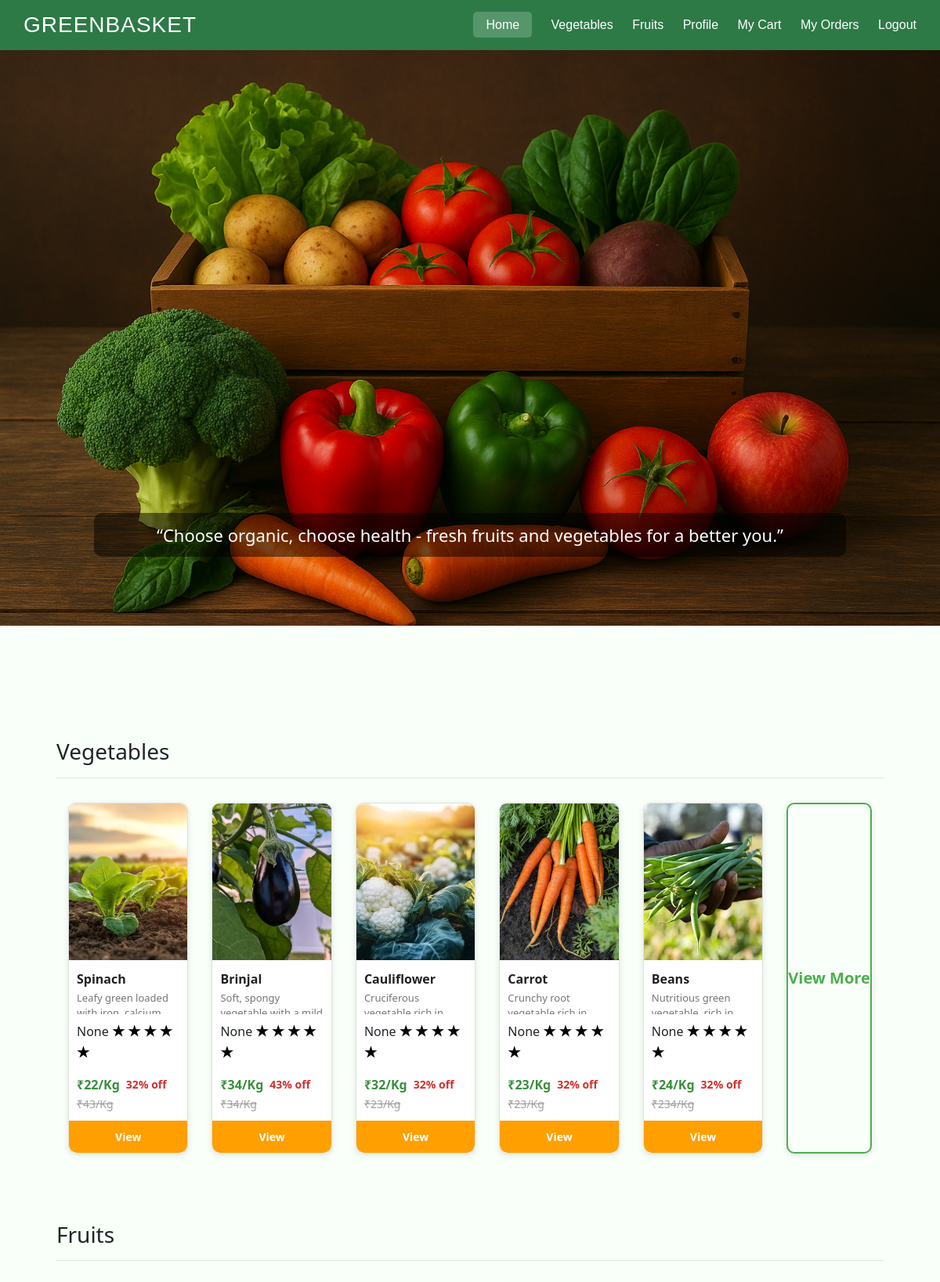
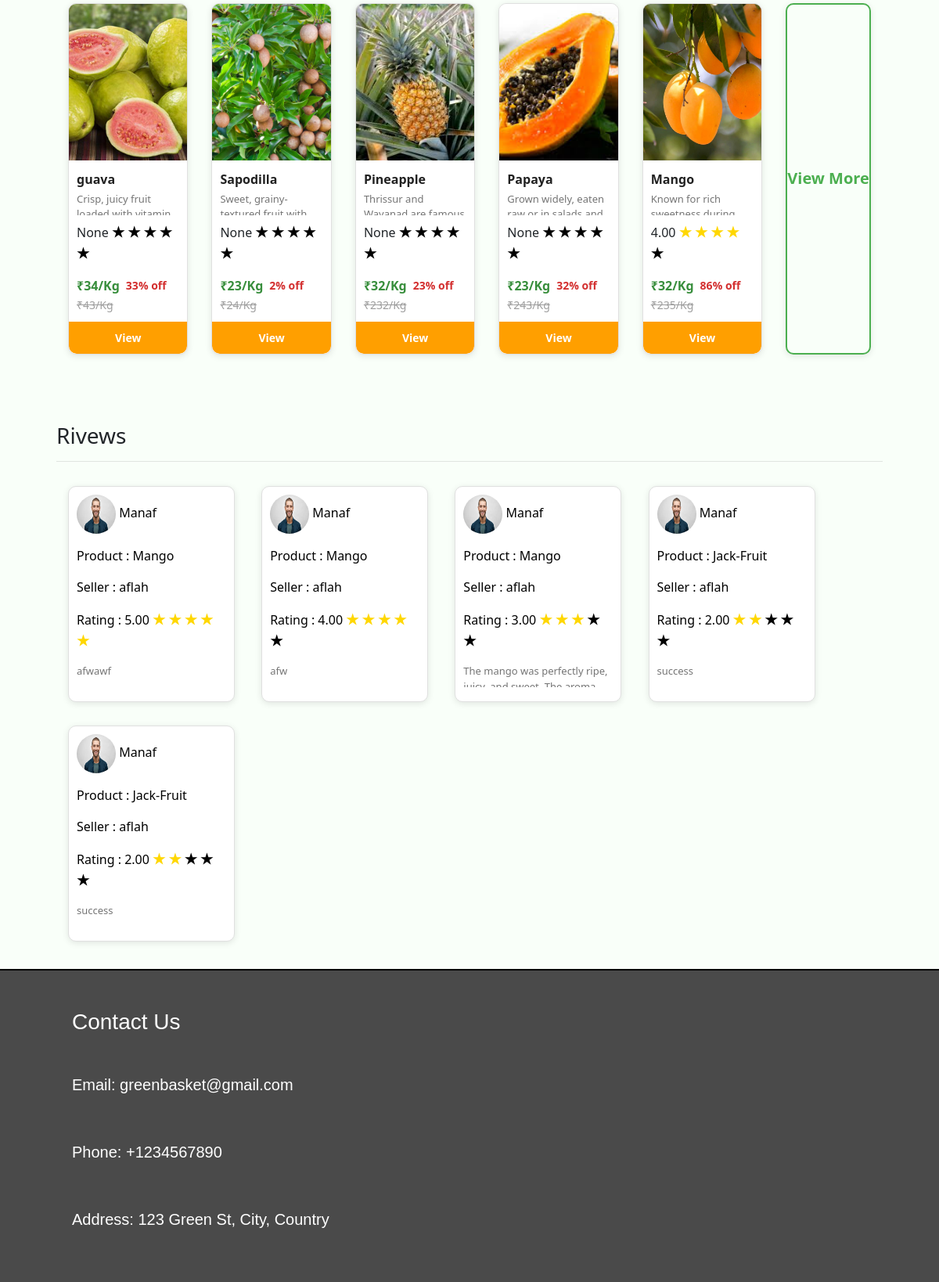
/chome/, run on the app's committed database (2 pictures, top to bottom).
### home/models.py (models this page shows, shortened)
class Product(models.Model):
    item = models.ForeignKey(Item, on_delete=models.CASCADE)
    image = models.ImageField(upload_to='products')
    image1 = models.ImageField(upload_to='products',null=True, blank=True)
    image2 = models.ImageField(upload_to='products',null=True, blank=True)
    name = models.CharField(max_length=200)
    description = models.TextField()
    org_price = models.DecimalField(max_digits=10, decimal_places=0)
    selling_price = models.DecimalField(max_digits=10, decimal_places=0)
    discount = models.DecimalField(max_digits=10, decimal_places=0,null=True, blank=True)
    stock = models.IntegerField()
    seller = models.ForeignKey(Seller, on_delete=models.CASCADE,null=True, blank=True)
    created_at = models.DateTimeField(auto_now_add=True, null=True, blank=True)
    rating = models.DecimalField(max_digits=3, decimal_places=2,null=True,blank=True)

class Review(models.Model):
    product = models.ForeignKey(Product, on_delete=models.CASCADE)
    costumer = models.ForeignKey(Costumer, on_delete=models.CASCADE)
    rating = models.DecimalField(max_digits=3, decimal_places=2,null=True,blank=True)
    review = models.TextField(null=True,blank=True)
    review_img = models.ImageField(upload_to='products',null=True,blank=True)
    created_at = models.DateTimeField(auto_now_add=True, null=True, blank=True)

class Costumer(models.Model):
    COUNTRY_CHOICES = [
        ('India', 'India'),
    ]
    STATE_CHOICES = [
        ('AN', 'Andaman and Nicobar Islands'),
        ('AP', 'Andhra Pradesh'),
        ('AR', 'Arunachal Pradesh'),
        ('AS', 'Assam'),
        ('BR', 'Bihar'),
        ('CH', 'Chandigarh'),
        ('CG', 'Chhattisgarh'),
        ('DL', 'Delhi'),
        ('GA', 'Goa'),
        ('GJ', 'Gujarat'),
        ('HR', 'Haryana'),
        ('HP', 'Himachal Pradesh'),
        ('JH', 'Jharkhand'),
        ('JK', 'Jammu and Kashmir'),
        ('KA', 'Karnataka'),
        ('Kerala','Kerala'),
        ('LA', 'Ladakh'),
        ('LD', 'Lakshadweep'),
        ('MP', 'Madhya Pradesh'),
        ('MH', 'Maharashtra'),
        ('MN', 'Manipur'),
        ('ML', 'Meghalaya'),
        ('MZ', 'Mizoram'),
        ('NL', 'Nagaland'),
        ('OD', 'Odisha'),
        ('PB', 'Punjab'),
        ('PY', 'Puducherry'),
        ('RJ', 'Rajasthan'),
        ('SK', 'Sikkim'),
        ('TN', 'Tamil Nadu'),
        ('TS', 'Telangana'),
        ('TR', 'Tripura'),
        ('UP', 'Uttar Pradesh'),
        ('UK', 'Uttarakhand'),
        ('WB', 'West Bengal'),
    ]
    image = models.ImageField(upload_to='users')
    name = models.CharField(max_length=200)
    number = models.IntegerField()
    email = models.EmailField(unique=True)
    country = models.CharField(choices=COUNTRY_CHOICES,default='India')
    house_name = models.CharField(max_length=200)
    street = models.CharField(max_length=200)
    pincode = models.IntegerField()
    city = models.CharField(max_length=200)
    state = models.CharField(choices=STATE_CHOICES, default='Kerala')
    username = models.CharField()
    password = models.CharField()
    location = models.CharField(max_length=200)
    points = models.IntegerField(default=0,null=True,blank=True)

class Seller(models.Model):
    COUNTRY_CHOICES = [
        ('India', 'India'),
    ]
    STATE_CHOICES = [
        ('AN', 'Andaman and Nicobar Islands'),
        ('AP', 'Andhra Pradesh'),
        ('AR', 'Arunachal Pradesh'),
        ('AS', 'Assam'),
        ('BR', 'Bihar'),
        ('CH', 'Chandigarh'),
        ('CG', 'Chhattisgarh'),
        ('DL', 'Delhi'),
        ('GA', 'Goa'),
        ('GJ', 'Gujarat'),
        ('HR', 'Haryana'),
        ('HP', 'Himachal Pradesh'),
        ('JH', 'Jharkhand'),
        ('JK', 'Jammu and Kashmir'),
        ('KA', 'Karnataka'),
        ('Kerala', 'Kerala'),
        ('LA', 'Ladakh'),
        ('LD', 'Lakshadweep'),
        ('MP', 'Madhya Pradesh'),
        ('MH', 'Maharashtra'),
        ('MN', 'Manipur'),
        ('ML', 'Meghalaya'),
        ('MZ', 'Mizoram'),
        ('NL', 'Nagaland'),
        ('OD', 'Odisha'),
        ('PB', 'Punjab'),
        ('PY', 'Puducherry'),
        ('RJ', 'Rajasthan'),
        ('SK', 'Sikkim'),
        ('TN', 'Tamil Nadu'),
        ('TS', 'Telangana'),
        ('TR', 'Tripura'),
        ('UP', 'Uttar Pradesh'),
        ('UK', 'Uttarakhand'),
        ('WB', 'West Bengal'),
    ]
    image = models.ImageField(upload_to='users')
    name = models.CharField(max_length=200)
    number = models.IntegerField()
    email = models.EmailField(unique=True)
    country = models.CharField(max_length=200,choices=COUNTRY_CHOICES,default='India')
    shop_name = models.CharField(max_length=200)
    street = models.CharField(max_length=200)
    pincode = models.IntegerField()
    city = models.CharField(max_length=200)
    state = models.CharField(max_length=50, choices=STATE_CHOICES, default='Kerala')
    image1 = models.ImageField(upload_to='users')
    image2 = models.ImageField(upload_to='users')
    image3 = models.ImageField(upload_to='users')
    licens = models.IntegerField(max_length=200)
    GST_Number = models.IntegerField(max_length=200)
    username = models.CharField()
    password = models.CharField()
    location = models.CharField(max_length=200)

### home/views.py (the view)
# urls.py: path('chome/',chomefn),
def chomefn(request):
    veg = Product.objects.filter(item_id=1).order_by('-id')[:5]
    fruit = Product.objects.filter(item_id=2).order_by('-id')[:5]
    reviews = Review.objects.all().order_by('-id')[:5]
    r = request.session.get('recent', [])
    preserved = Case(*[When(pk=pk, then=pos) for pos, pk in enumerate(r)])
    a = Product.objects.filter(id__in=r).order_by(preserved)
    return render(request, 'chome.html', {"veg": veg, "fruit": fruit, 'reviews': reviews, 'a': a})

### home/templates/chome.html (shortened to what this page needs)
{% load static %}
<!DOCTYPE html>
<html>
<head>
    <link rel="stylesheet" href="https://cdn.jsdelivr.net/npm/bootstrap@4.1.3/dist/css/bootstrap.min.css">
    <link rel="stylesheet" href="{% static 'css/style.css' %}">
</head>
    <body>
        <div class="header">
            <h1>GREENBASKET</h1>
            <div class="nav-links">
                <a class="bc" href="/chome/">Home</a>
                <a href="/cveg/">Vegetables</a>
                <a href="/cfruit/">Fruits</a>
                <a href="/cprofile/">Profile</a>
                <a href="/viewcart/">My Cart</a>
                <a href="/c_orderlist/">My Orders</a>
                <a href="/">Logout</a>
            </div>
        </div>
        <div class="blank"></div>
        <div class="slider">
            <div class="slide active">
                <img src="{% static 'images/img1.png' %}" alt="Slide 1">
                <h4>“Choose organic, choose health - fresh fruits and vegetables for a better you.”</h4>
            </div>
        </div>
        <div class="div2">
            <h3>Vegetables</h3>
            <hr>
            <div class="mainn">
                {% for veg in veg %}
                    <div class="product-card">
                        <div class="product-image">
                            <img src="{{ veg.image.url }}" alt="{{ veg.name }}">
                        </div>
                        <div class="product-info">
                            <h4 class="product-name">{{ veg.name }}</h4>
                            <p class="product-description">{{ veg.description }}</p>
                            <p>{{veg.rating}}
                                <span class="selling-price">
                                    {% for _ in "12345"|make_list %}
                                        {% if forloop.counter <= veg.rating %}
                                            <span class="star gold">★</span>
                                        {% else %}
                                            <span class="star">★</span>
                                        {% endif %}
                                    {% endfor %}
                                </span>
                            </p>
                            <div class="product-pricing">
                                <span class="selling-price">₹{{ veg.selling_price }}/Kg</span>
                                <span class="discount">{{ veg.discount }}% off</span><br>
                            </div>
                            <span class="org-price">₹{{ veg.org_price }}/Kg</span>
                        </div>
                        <button class="buy-btn" onclick="location.href='/cview/{{veg.id}}/'">View</button>
                    </div>
                {% endfor %}
                <a class="product-card more" href="/cveg/">View More</a>
            </div>
        </div>
        <div class="div2">
            <h3>Fruits</h3>
            <hr>
            <div class="mainn">
                {% for fruit in fruit %}
                    <div class="product-card">
                        <div class="product-image">
                            <img src="{{ fruit.image.url }}" alt="{{ fruit.name }}">
                        </div>
                        <div class="product-info">
                            <h4 class="product-name">{{ fruit.name }}</h4>
                            <p class="product-description">{{ fruit.description }}</p>
                            <p>{{fruit.rating}}
                                <span class="selling-price">
                                    {% for _ in "12345"|make_list %}
                                        {% if forloop.counter <= fruit.rating %}
                                            <span class="star gold">★</span>
                                        {% else %}
                                            <span class="star">★</span>
                                        {% endif %}
                                    {% endfor %}
                                </span>
                            </p>
                            <div class="product-pricing">
                                <span class="selling-price">₹{{ fruit.selling_price }}/Kg</span>
                                <span class="discount">{{ fruit.discount }}% off</span><br>
                            </div>
                            <span class="org-price">₹{{ fruit.org_price }}/Kg</span>
                        </div>
                        <button class="buy-btn" onclick="location.href='/cview/{{fruit.id}}'">View</button>
                    </div>
                {% endfor %}
                <a class="product-card more" href="/cfruit/">View More</a>
            </div>
        </div>
        <div class="div2">
            <h3>Rivews</h3>
            <hr>
            {% for reviews in reviews %}
            <a class="padding product-card" href="/cview/{{reviews.product.id}}/">
                <p><img class="small" src="{{ reviews.costumer.image.url }}"> {{reviews.costumer.name}}</p>
                <p>Product : {{reviews.product.name}} </p>
                <p>Seller : {{reviews.product.seller.name}}</p>
                <p>
                    Rating : {{reviews.rating}}
                    <span class="selling-price">
                        {% for _ in "12345"|make_list %}
                            {% if forloop.counter <= reviews.rating %}
                            <span class="star gold">★</span>
                            {% else %}
                            <span class="star">★</span>
                            {% endif %}
                        {% endfor %}
                    </span>
                </p>
                <p class="product-description">{{reviews.review}}</p>
            </a>
            {% endfor %}
        </div>
        <div class="div4">
            <h3 style="color: white; padding: 20px;">Contact Us</h3>
            <p style="color: white; padding: 20px;">Email: greenbasket@gmail.com</p>
            <p style="color: white; padding: 20px;">Phone: +1234567890</p>
            <p style="color: white; padding: 20px;">Address: 123 Green St, City, Country</p>
        </div>
    </body>
</html>

### home/static/css/style.css (style rules this page uses)
* { margin: 0; padding: 0; box-sizing: border-box; }
.div2 { width: 100%; height: auto; padding: 6%; margin-bottom: -6%; background-color: rgb(249, 255, 249); }
.div4 { width: 100%; height: 400px; background-color: rgb(74, 74, 74); padding: 6%; margin-top: 20px; text-align: left; color: white; font-size: 20px; font-family: 'Gill Sans', 'Gill Sans MT', Calibri, 'Trebuchet MS', sans-serif; display: flex; flex-direction: column; justify-content: center; align-items: left; text-align: left; box-sizing: border-box; border-top: 2px solid black; }
.mainn { display: flex; flex-direction: row; justify-content: left; }
.product-card { width: 213px; border: 1px solid #e0e0e0; border-radius: 10px; overflow: hidden; background: #fff; box-shadow: 0 2px 8px rgba(0,0,0,0.1); transition: transform 0.3s ease, box-shadow 0.3s ease; margin: 15px; display: inline-block; vertical-align: top; }
.product-image img { width: 100%; height: 200px; object-fit: cover; }
.product-info { padding: 10px; text-align: left; }
.product-name { font-size: 16px; font-weight: bold; color: #212121; margin: 5px 0; }
.product-description { font-size: 13px; color: #757575; margin-bottom: 8px; height: 30px; overflow: hidden; }
.product-pricing { display: flex; align-items: center; gap: 8px; }
.org-price { font-size: 14px; text-decoration: line-through; color: #9e9e9e; }
.selling-price { font-size: 16px; font-weight: bold; color: #388e3c; }
.discount { font-size: 14px; color: #d32f2f; font-weight: bold; }
.buy-btn { width: 100%; padding: 10px; background: #ff9f00; border: none; color: white; font-weight: bold; cursor: pointer; font-size: 14px; border-bottom-left-radius: 10px; border-bottom-right-radius: 10px; }
.more { width: 150px; height: auto; background: #f9fff9; border: 2px solid #4caf50; color: #4caf50; text-align: center; font-size: 20px; font-weight: bold; display: flex; justify-content: center; align-items: center; text-decoration: none; transition: all 0.3s ease; cursor: pointer; }
.blank { height: 64px; }
.slider { position: relative; width: 100%; height: 735px; overflow: hidden; }
.slide { position: absolute; width: 100%; height: 100%; top: 0; left: 100%; opacity: 0; transition: all 1s ease-in-out; }
.slide.active { left: 0; opacity: 1; }
.slide img { width: 100%; height: 735px; object-fit: cover; }
.slide h4 { position: absolute; bottom: 80px; left: 50%; transform: translateX(-50%); color: white; background-color: rgba(0, 0, 0, 0.5); padding: 15px 25px; border-radius: 10px; font-size: 22px; text-align: center; width: 80%; }
body { background-color: #f8f9fa; font-family: "Segoe UI", sans-serif; }
.header { background-color: #2d7a46; font-family: 'Gill Sans', 'Gill Sans MT', Calibri, 'Trebuchet MS', sans-serif; position: fixed; width: 100% ; z-index: 10; top: 0; padding: 15px 30px; display: flex; align-items: center; justify-content: space-between; color: white; }
.header h1 { margin: 0; font-size: 28px; letter-spacing: 1px; }
.header .nav-links a { color: white; margin-left: 20px; text-decoration: none; font-weight: 500; }
.star { font-size: 18px; color: black; }
.star.gold { color: gold; }
.padding { color: rgb(0, 0, 0) !important; text-decoration: none !important; padding: 10px; color: black; }
.small { width: 50px; height: 50px; border-radius: 25px; }
.bc { background-color: #ffffff33; padding: 8px 16px; border-radius: 5px; }

### data on the page
Product: image (picture), name "Spinach", description "Leafy green loaded…", rating "None", selling_price "22", discount "32", org_price "43"
Product: image (picture), name "Brinjal", description "Soft, spongy…", rating "None", selling_price "34", discount "43", org_price "34"
Product: image (picture), name "Cauliflower", description "Cruciferous…", rating "None", selling_price "32", discount "32", org_price "23"
Product: image (picture), name "Carrot", description "Crunchy root…", rating "None", selling_price "23", discount "32", org_price "23"
Product: image (picture), name "Beans", description "Nutritious green…", rating "None", selling_price "24", discount "32", org_price "234"
Product: image (picture), name "guava", description "Crisp, juicy fruit…", rating "None", selling_price "34", discount "33", org_price "43"
Product: image (picture), name "Sapodilla", description "Sweet,…", rating "None", selling_price "23", discount "2", org_price "24"
Product: image (picture), name "Pineapple", description "Thrissur and…", rating "None", selling_price "32", discount "23", org_price "232"
Product: image (picture), name "Papaya", description "Grown widely, eaten…", rating "None", selling_price "23", discount "32", org_price "243"
Product: image (picture), name "Mango", description "Known for rich…", rating "4.00", selling_price "32", discount "86", org_price "235"
Review: costumer.image (picture), costumer.name "Manaf", product.name "Mango", product.seller.name "aflah", rating "5.00", review "afwawf"
Review: costumer.image (picture), costumer.name "Manaf", product.name "Mango", product.seller.name "aflah", rating "4.00", review "afw"
Review: costumer.image (picture), costumer.name "Manaf", product.name "Mango", product.seller.name "aflah", rating "3.00", review "The mango was perfectly ripe,…"
Review: costumer.image (picture), costumer.name "Manaf", product.name "Jack-Fruit", product.seller.name "aflah", rating "2.00", review "success"
Review: costumer.image (picture), costumer.name "Manaf", product.name "Jack-Fruit", product.seller.name "aflah", rating "2.00", review "success"
